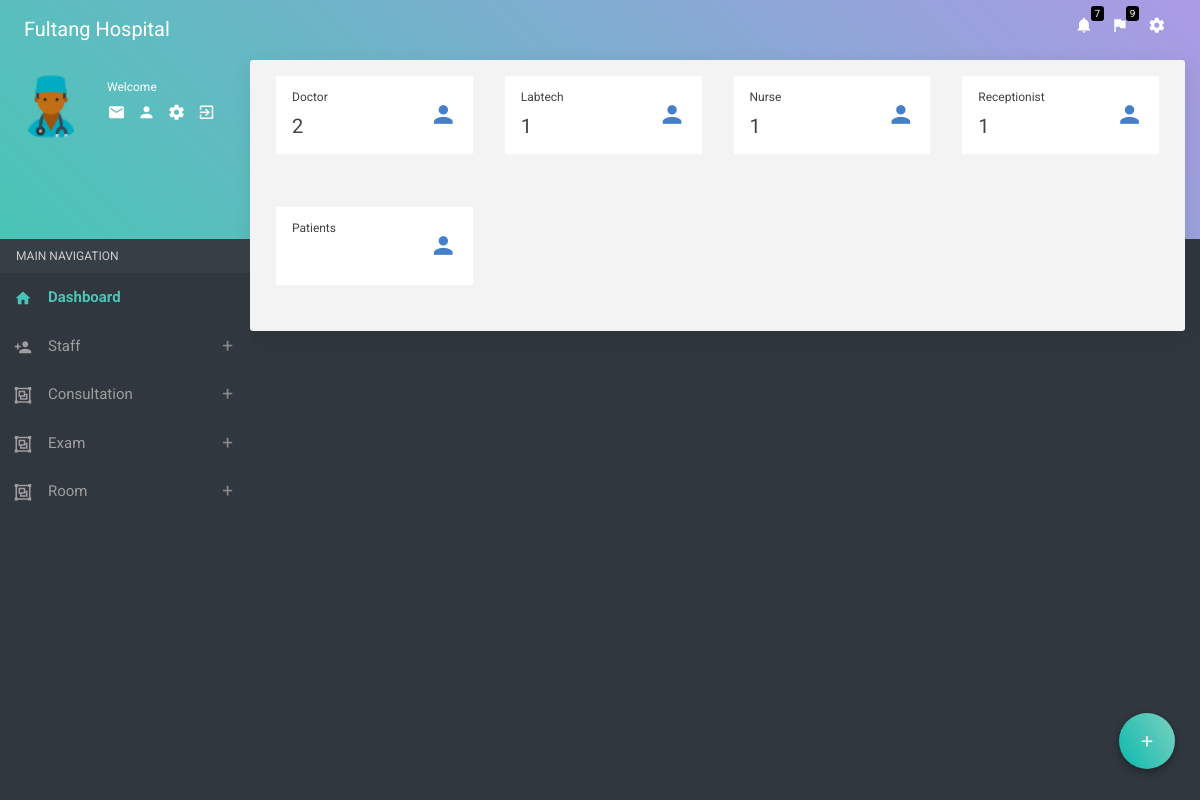
/dashboard/, run on the app's committed database.
### polyclinic/models.py (models this page shows, shortened)
class MedicalStaff(AbstractUser):
    role = models.CharField(max_length=20, choices=ROLES, default='NoRole')
    cniNumber = models.CharField(max_length=20, blank=True, default=" ")  # The patient CNI
    gender = models.CharField(max_length=50, choices=SEXE, default='Male', blank=True)
    profile_picture = models.ImageField(upload_to='social/images', blank=True, null=True)
    objects = MedicalStaffManager()

### polyclinic/views/dashboard.py (the view)
# urls.py: path('', index),
def index(request):
    staffs = MedicalStaff.objects.values('role').annotate(numbers = Count('id'))
    patients = Patient.objects.count()
    return render(request,'dashboard/index.html',{'list':staffs,'roles':roles,'patients':patients})

### polyclinic/templates/dashboard/index.html (shortened to what this page needs)
{% extends 'dashboard/base_dashboard.html' %}
{% load static %}
{% block content %}
<div class="row clearfix">
    {%for staff in list %}
    <div class="col-lg-3 col-md-3 col-sm-6">
        <div class="info-box-4 hover-zoom-effect">
            <div class="icon"> <i class="zmdi zmdi-account col-blue"></i> </div>
            <div class="content">
                <div class="text">{{staff.role}}</div>
                <div class="number">{{staff.numbers}}</div>
            </div>
        </div>
    </div>
    {%endfor%}
</div>
<br>
<div class="row clearfix">
    <div class="col-lg-3 col-md-3 col-sm-6">
        <div class="info-box-4 hover-zoom-effect">
            <div class="icon"> <i class="zmdi zmdi-account col-blue"></i> </div>
            <div class="content">
                <div class="text">Patients</div>
            </div>
        </div>
    </div>
</div>
{%endblock content%}

### data on the page
MedicalStaff: role "Labtech", numbers "1"
MedicalStaff: role "Nurse", numbers "1"
MedicalStaff: role "Receptionist", numbers "1"

### other printed values
{{ staff.role }} "Doctor"
{{ staff.numbers }} "2"
